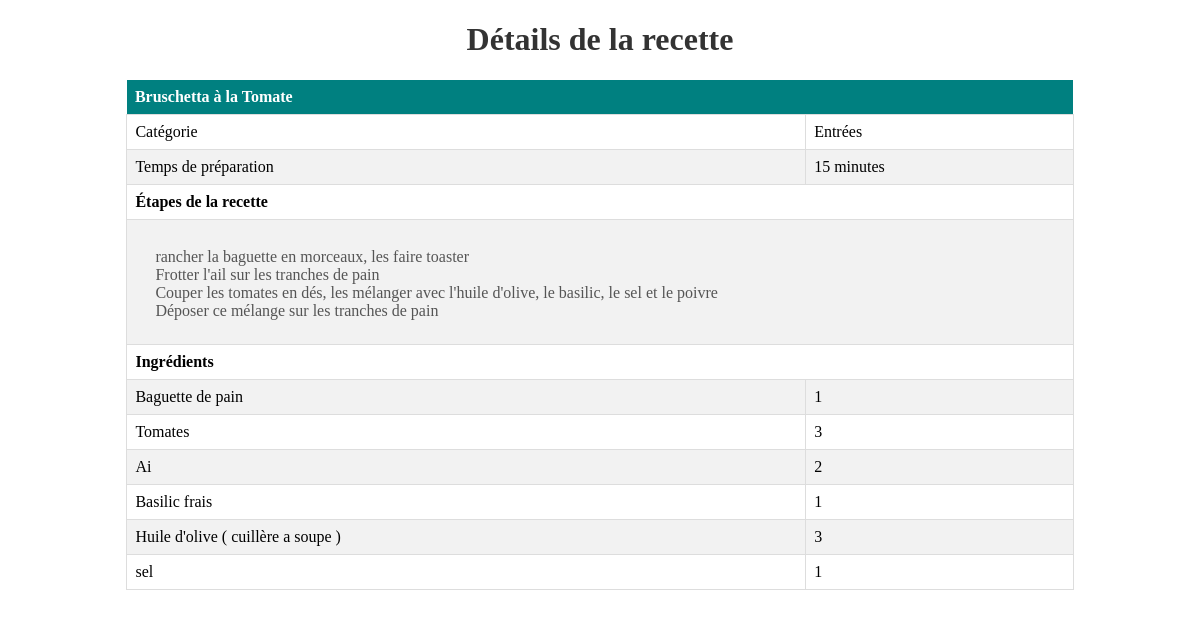
The app's page /afficherRecette.php?recette_id=21 with its own data.
### tables this page shows
CREATE TABLE `recettes` (
  `id` int(11) NOT NULL AUTO_INCREMENT,
  `nom` varchar(255) NOT NULL,
  `image` varchar(255) DEFAULT NULL,
  `difficulte` varchar(255) DEFAULT NULL,
  `temps_preparation` int(11) DEFAULT NULL,
  `ustensiles` varchar(255) DEFAULT NULL,
  `etapes_recette` text DEFAULT NULL,
  `id_categorie` int(11) DEFAULT NULL,
  `id_ingredient` int(11) DEFAULT NULL,
  PRIMARY KEY (`id`),
  KEY `id_categorie` (`id_categorie`),
  KEY `id_ingredient` (`id_ingredient`),
  CONSTRAINT `recettes_ibfk_1` FOREIGN KEY (`id_categorie`) REFERENCES `categories` (`id`),
  CONSTRAINT `recettes_ibfk_2` FOREIGN KEY (`id_ingredient`) REFERENCES `ingredients` (`id`)
);

CREATE TABLE `categories` (
  `id` int(11) NOT NULL AUTO_INCREMENT,
  `nom` varchar(255) NOT NULL,
  PRIMARY KEY (`id`)
);

CREATE TABLE `ingredients` (
  `id` int(11) NOT NULL AUTO_INCREMENT,
  `nom` varchar(255) NOT NULL,
  `recette_id` int(11) DEFAULT NULL,
  PRIMARY KEY (`id`),
  KEY `recette_id` (`recette_id`),
  CONSTRAINT `ingredients_ibfk_1` FOREIGN KEY (`recette_id`) REFERENCES `recettes` (`id`)
);

CREATE TABLE `recette_ingredient` (
  `id` int(11) NOT NULL AUTO_INCREMENT,
  `recette_id` int(11) DEFAULT NULL,
  `ingredient_id` int(11) DEFAULT NULL,
  `quantite` int(11) DEFAULT NULL,
  PRIMARY KEY (`id`),
  KEY `recette_id` (`recette_id`),
  KEY `ingredient_id` (`ingredient_id`),
  CONSTRAINT `recette_ingredient_ibfk_1` FOREIGN KEY (`recette_id`) REFERENCES `recettes` (`id`),
  CONSTRAINT `recette_ingredient_ibfk_2` FOREIGN KEY (`ingredient_id`) REFERENCES `ingredients` (`id`)
);

### src/afficherRecette.php (the view, shortened to what this page needs)
<!DOCTYPE html>
<html lang="fr">
<head>
    <link rel="stylesheet" href="afficherRecette.css">
</head>
<body>
    <h1>Détails de la recette</h1>
    <?php
   $db = new Database();
   $conn = $db->getConnection();
   $recette_id = $_GET['recette_id'];
   $query = "SELECT recettes.nom AS recette_nom, categories.nom AS categorie_nom, recettes.etapes_recette, recettes.temps_preparation,
               ingredients.nom AS ingredient_nom, recette_ingredient.quantite
             FROM recettes
             INNER JOIN categories ON recettes.id_categorie = categories.id
             LEFT JOIN recette_ingredient ON recettes.id = recette_ingredient.recette_id
             LEFT JOIN ingredients ON recette_ingredient.ingredient_id = ingredients.id
             WHERE recettes.id = :recette_id";
   $stmt = $conn->prepare($query);
   $stmt->bindParam(':recette_id', $recette_id);
   $stmt->execute();
   $recetteDetails = $stmt->fetchAll(PDO::FETCH_ASSOC);
   if ($recetteDetails) {
       $nomRecette = $recetteDetails[0]["recette_nom"];
       $categorieNom = $recetteDetails[0]["categorie_nom"];
       $etapesRecette = $recetteDetails[0]["etapes_recette"];
       $tempsPreparation = $recetteDetails[0]["temps_preparation"];
       echo "<table>";
       echo "<tr><th colspan='2'>$nomRecette</th></tr>";
       echo "<tr><td>Catégorie</td><td>$categorieNom</td></tr>";
       echo "<tr><td>Temps de préparation</td><td>$tempsPreparation minutes</td></tr>";
       echo "<tr><td colspan='2'><strong>Étapes de la recette</strong></td></tr>";
       echo "<tr><td colspan='2'><ul>";
       $etapes = explode('.', $etapesRecette);
       foreach ($etapes as $etape) {
           $etape = trim($etape);
           if (!empty($etape)) {
               echo "<li>$etape</li>";
           }
       }
       echo "</ul></td></tr>";
       echo "<tr><td colspan='2'><strong>Ingrédients</strong></td></tr>";
       foreach ($recetteDetails as $detail) {
           $ingredientNom = $detail["ingredient_nom"];
           $quantiteIngredient = $detail["quantite"];
           if ($ingredientNom && $quantiteIngredient) {
               echo "<tr><td>$ingredientNom</td><td>$quantiteIngredient</td></tr>";
           }
       }
       echo "</table>";
   } else {
       echo "Aucune recette trouvée.";
   }
   ?>
</body>
</html>

### src/afficherRecette.css (style rules this page uses)
h1 { text-align: center; color: #333; }
ul { list-style-type: none; padding-left: 20px; }
li { color: #444; }
ul:last-of-type { margin-top: 20px; }
ul:last-of-type li { color: #555; }
table { width: 80%; margin: 20px auto; border-collapse: collapse; }
th { background-color: #008080; color: white; text-align: left; padding: 8px; }
td { border: 1px solid #ddd; padding: 8px; }
tr:nth-child(odd) { background-color: #f2f2f2; }

### records on screen
recettes: nom "Bruschetta à la Tomate", temps_preparation "15", etapes_recette "rancher la baguette en morceaux, les faire toaster", etapes_recette "Frotter l'ail sur les tranches de pain", etapes_recette "Couper les tomates en dés, les mélanger avec l'huile d'olive, le basilic, le sel et le poivre", etapes_recette "Déposer ce mélange sur les tranches de pain", ingredients.nom "Baguette de pain", recette_ingredient.quantite "1", ingredients.nom "Tomates", recette_ingredient.quantite "3", ingredients.nom "Ai", recette_ingredient.quantite "2", ingredients.nom "Basilic frais", ingredients.nom "Huile d'olive ( cuillère a soupe )", ingredients.nom "sel"
categories: nom "Entrées"
